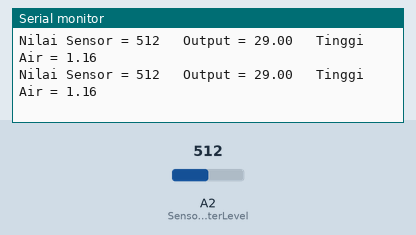
Bench run of a sketch on a simulated Arduino Uno, built with avr-gcc and run on an emulated ATmega328P. On the bench: the last lines printed to the serial monitor. The test bench sets the inputs (shaded band); at power-on: A2 (SensorWaterLevel) = 512.

Above: at 4.2 s.
4.3 s: A2 (SensorWaterLevel) set to 1023
At 4.59 s:
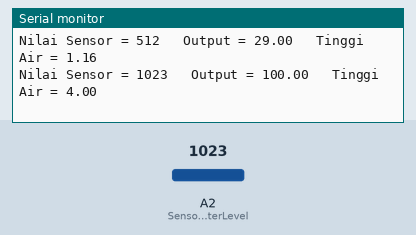
7.3 s: A2 (SensorWaterLevel) set to 1011
At 7.41 s:
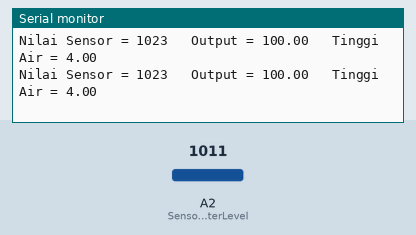
10.3 s: A2 (SensorWaterLevel) set to 389
At 10.43 s:
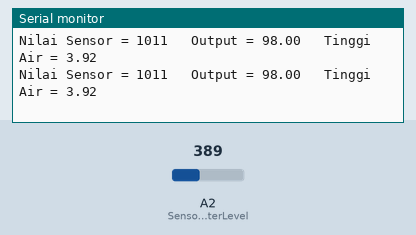
13.3 s: A2 (SensorWaterLevel) set to 360
At 13.45 s:
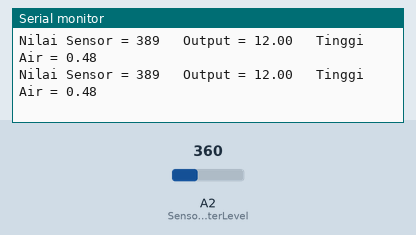
Timing chart, 0 to 15.8 s (numbered marks = the images above; inputs shaded):
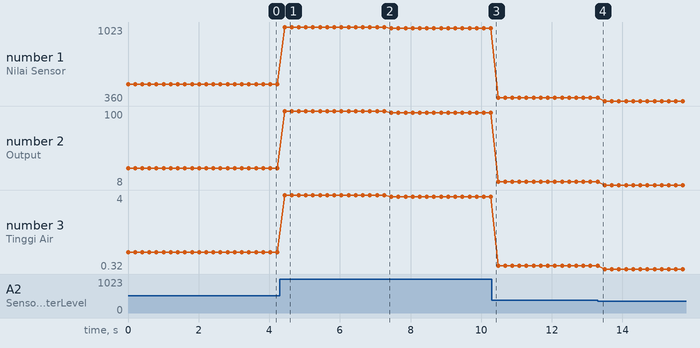

Measured:
- after the input at 4.3 s, the serial monitor: prints a new line after 0.13 s (image 1)
- plotted number 1: 512 → 1023 after the input at 4.3 s, 1023 → 1011 after the input at 7.3 s, 1011 → 389 after the input at 10.3 s, 389 → 360 after the input at 13.3 s
- plotted number 2: 29 → 100 after the input at 4.3 s, 100 → 98 after the input at 7.3 s, 98 → 12 after the input at 10.3 s, 12 → 8 after the input at 13.3 s
- plotted number 3: 1.16 → 4 after the input at 4.3 s, 4 → 3.92 after the input at 7.3 s, 3.92 → 0.48 after the input at 10.3 s, 0.48 → 0.32 after the input at 13.3 s

The sketch:

Water_Level.ino
```cpp
const int SensorWaterLevel= A2;

int nilaiSensor = 0;
float hasil = 0;
float tinggiAir;

void setup(){
  Serial.begin(9600);
}

void loop(){
  nilaiSensor = analogRead(SensorWaterLevel);
  hasil = map(nilaiSensor, 300, 1023, 0, 100);
  Serial.print("Nilai Sensor = "); Serial.print(nilaiSensor);
  Serial.print("\t Output = "); Serial.print(hasil);
  tinggiAir = hasil*4/100;
  Serial.print("\t Tinggi Air = ");
  Serial.println(tinggiAir);
  delay(200);
}
```
